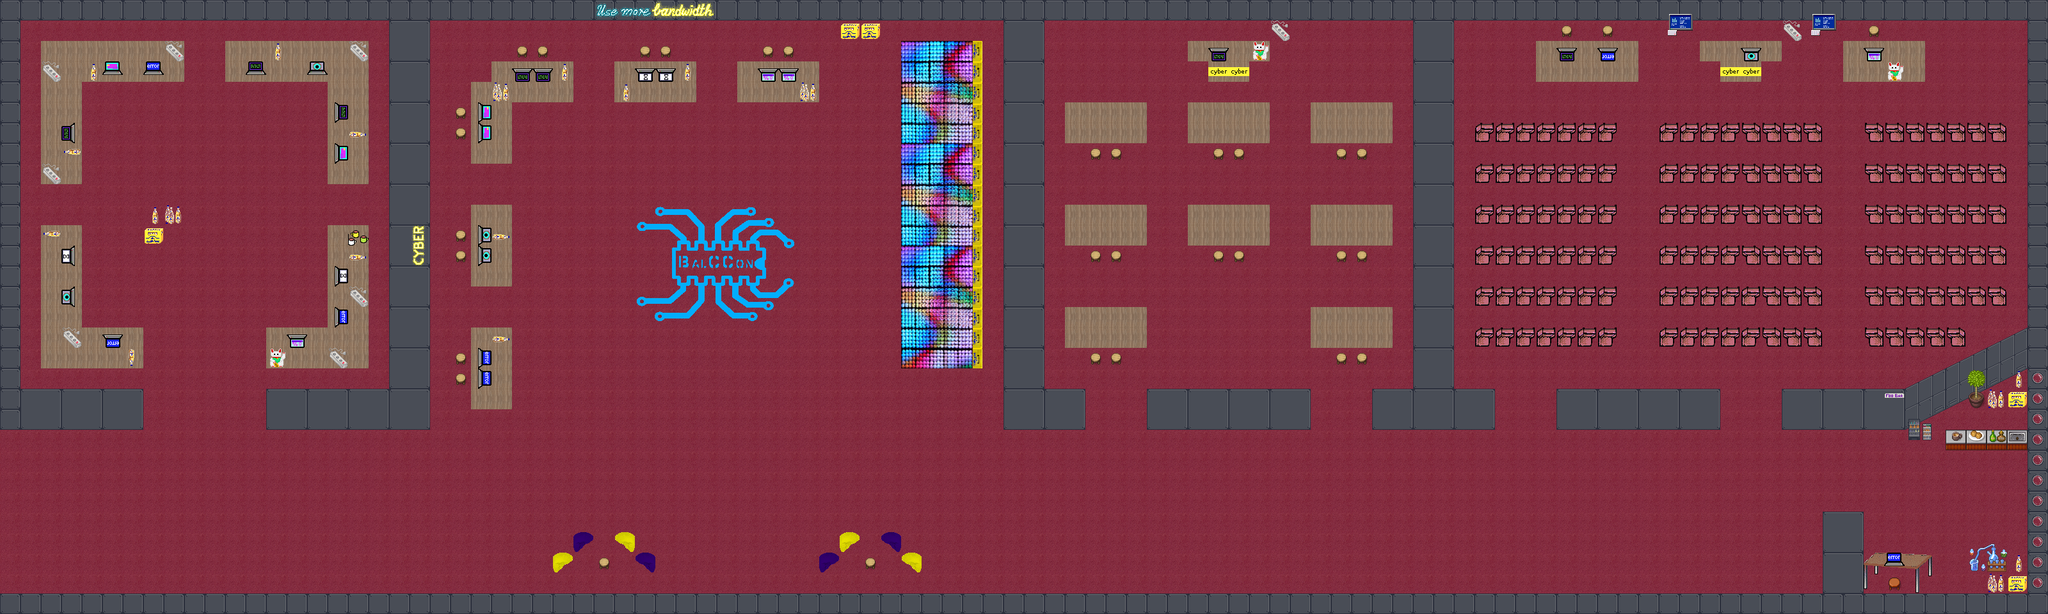

The image is a tile-based game level rendered from a .tmx file. Its description and source (layers, tilesets, objects; grid data summarised) follow:
An orthogonal 100x30 tile map with 32x32 px tiles, 6 tile layers (blockers, start, floor, wall, ...), 16 tilesets and 4 objects.

<map version="1.5" tiledversion="1.7.0" orientation="orthogonal" renderorder="right-down" width="100" height="30" tilewidth="32" tileheight="32" infinite="0" nextlayerid="10" nextobjectid="17">
 <editorsettings>
  <export target="balccon.json" format="json" />
 </editorsettings>
 <tileset firstgid="1" name="carpet" tilewidth="32" tileheight="32" tilecount="1" columns="1">
  <image source="tiles_png/carpet.png" width="32" height="32" />
 </tileset>
 <tileset firstgid="2" name="mapUtilities" tilewidth="32" tileheight="32" tilecount="9" columns="9">
  <image source="tiles_png/structures/mapUtilities.png" width="288" height="32" />
  <tile id="1" type="START">
   <properties>
    <property name="startLayer" type="bool" value="true" />
   </properties>
  </tile>
  <tile id="3" type="BLOCK">
   <properties>
    <property name="collides" type="bool" value="true" />
   </properties>
  </tile>
 </tileset>
 <tileset firstgid="11" name="mate_wall_low" tilewidth="32" tileheight="32" tilecount="32" columns="8">
  <image source="tiles_png/mate_wall_low.png" width="256" height="128" />
 </tileset>
 <tileset firstgid="43" name="wood" tilewidth="32" tileheight="32" tilecount="1" columns="1">
  <image source="tiles_png/wood.png" width="32" height="32" />
 </tileset>
 <tileset firstgid="44" name="rc3-mullana-floor-wall" tilewidth="32" tileheight="32" tilecount="256" columns="16">
  <image source="tiles_png/structures/rc3-mullana-floor-wall.png" width="512" height="512" />
 </tileset>
 <tileset firstgid="300" name="rc3-mullana-objects" tilewidth="32" tileheight="32" tilecount="128" columns="16">
  <image source="tiles_png/deco/rc3-mullana-objects.png" width="512" height="256" />
 </tileset>
 <tileset firstgid="428" name="minideko" tilewidth="32" tileheight="32" tilecount="91" columns="7">
  <image source="tiles_png/deco/minideko.png" width="224" height="416" />
 </tileset>
 <tileset firstgid="519" name="rc3-mullana-neon-signs" tilewidth="32" tileheight="32" tilecount="256" columns="16">
  <image source="tiles_png/deco/rc3-mullana-neon-signs.png" width="512" height="512" />
 </tileset>
 <tileset firstgid="775" name="cija_32x32_expansion for Pipoya_CC0" tilewidth="32" tileheight="32" tilecount="1995" columns="15">
  <image source="tiles_png/community/bytewerk/cija_32x32_expansion for Pipoya_CC0.png" width="480" height="4256" />
 </tileset>
 <tileset firstgid="2770" name="kazan" tilewidth="32" tileheight="32" tilecount="16" columns="4">
  <image source="tiles_png/kazan.png" width="128" height="128" />
 </tileset>
 <tileset firstgid="2786" name="16_lab_table" tilewidth="32" tileheight="32" tilecount="4" columns="2">
  <image source="tiles_png/community/cert/imgs/misc/16_lab_table.png" width="64" height="64" />
 </tileset>
 <tileset firstgid="2790" name="27_winkekatze_anim1" tilewidth="32" tileheight="32" tilecount="1" columns="1">
  <image source="tiles_png/community/cert/imgs/misc/27_winkekatze_anim1.png" width="32" height="32" />
 </tileset>
 <tileset firstgid="2791" name="54_wallscreen3" tilewidth="32" tileheight="32" tilecount="4" columns="2">
  <image source="tiles_png/community/cert/imgs/misc/54_wallscreen3.png" width="64" height="64" />
 </tileset>
 <tileset firstgid="2795" name="37_Sitzsack_01" tilewidth="32" tileheight="32" tilecount="1" columns="1">
  <image source="tiles_png/community/cert/imgs/misc/37_Sitzsack_01.png" width="32" height="32" />
 </tileset>
 <tileset firstgid="2796" name="44_Sitzsack_08" tilewidth="32" tileheight="32" tilecount="1" columns="1">
  <image source="tiles_png/community/cert/imgs/misc/44_Sitzsack_08.png" width="32" height="32" />
 </tileset>
 <tileset firstgid="2797" name="balccon_logo" tilewidth="32" tileheight="32" tilecount="64" columns="8">
  <image source="tiles_png/balccon_logo.png" width="256" height="256" />
 </tileset>
 <layer id="3" name="blockers" width="100" height="30">
  <data>[3000 cells, 900 non-empty, 1 distinct tile ids]</data>
 </layer>
 <layer id="7" name="start" width="100" height="30">
  <properties>
   <property name="startLayer" type="bool" value="true" />
  </properties>
  <data>[3000 cells, 1 non-empty, 1 distinct tile ids]</data>
 </layer>
 <layer id="2" name="floor" width="100" height="30">
  <data>[3000 cells, 3000 non-empty, 1 distinct tile ids]</data>
 </layer>
 <layer id="5" name="wall" width="100" height="30">
  <data>[3000 cells, 474 non-empty, 12 distinct tile ids]</data>
 </layer>
 <layer id="4" name="furniture" width="100" height="30">
  <data>[3000 cells, 313 non-empty, 43 distinct tile ids]</data>
 </layer>
 <layer id="6" name="small_furniture" width="100" height="30">
  <data>[3000 cells, 331 non-empty, 103 distinct tile ids]</data>
 </layer>
 <objectgroup id="9" name="text">
  <object id="9" x="1898.61" y="611.5" width="45.1042" height="23">
   <text fontfamily="Open Sans" wrap="1" color="#ffffff" bold="1">PUPIN</text>
  </object>
  <object id="10" x="2535.28" y="611.5" width="50.4375" height="19">
   <text fontfamily="Open Sans" wrap="1" color="#ffffff" bold="1">TESLA</text>
  </object>
  <object id="12" x="80.2813" y="613.833" width="138.771" height="19">
   <text fontfamily="Open Sans" wrap="1" color="#ffffff" bold="1">Retro computers</text>
  </object>
  <object id="15" x="2911.3" y="808.317" width="71.4375" height="26.9969" rotation="89.6765">
   <text fontfamily="Open Sans" wrap="1" color="#ffffff" bold="1">Lounge</text>
  </object>
 </objectgroup>
</map>
